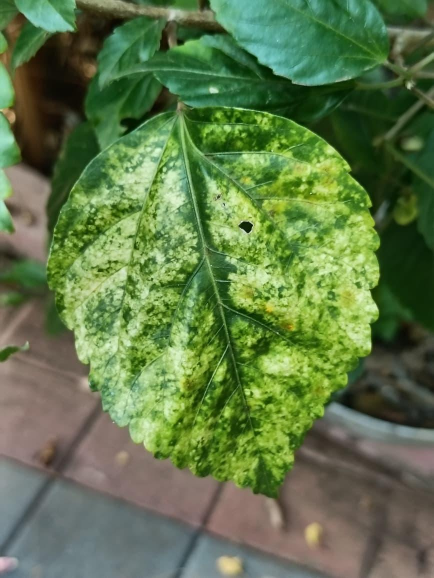
#> input picture data/reference/3.jpeg, 867 x 1156 px, found by its file name (shown at 1/2 size)
$ python hsv_sampler.py
#> lines starting #> are read from the running program, lines starting #| are printed output that depends on the picture; after the words box and inside, x2 and y2 are one past the last pixel; in counts of white or black regions, pixels touching at a corner belong together
### src/preprocessing.py
"""
src/preprocessing.py — Image preprocessing for the leaf health detection pipeline.

Takes a raw captured image and produces a cleaned, normalized version suitable
for downstream segmentation and feature extraction.

Operations:
  1. Resize to standard working resolution (longest edge = WORKING_RESOLUTION)
  2. Light denoising (preserve fine vein detail)
  3. Brightness/contrast normalization via CLAHE on the L channel in LAB space
"""

import cv2
import numpy as np
import sys
import os

# Add project root to path for config imports
sys.path.insert(0, os.path.abspath(os.path.join(os.path.dirname(__file__), '..')))
from config.thresholds import (
    WORKING_RESOLUTION,
    CLAHE_CLIP_LIMIT,
    CLAHE_TILE_GRID_SIZE,
    DENOISE_H,
    DENOISE_H_COLOR,
)


# [22 lines left out: function load_image, not called in this run]


def resize_to_working_resolution(image: np.ndarray,
                                  max_edge: int = WORKING_RESOLUTION) -> np.ndarray:
    """
    Resize image so its longest edge equals `max_edge`, preserving aspect ratio.

    This ensures consistent downstream measurements regardless of the camera's
    native resolution.

    Args:
        image: Input BGR image.
        max_edge: Target size for the longest edge in pixels.

    Returns:
        Resized BGR image.
    """
    h, w = image.shape[:2]
    if max(h, w) <= max_edge:
        return image.copy()

    scale = max_edge / max(h, w)
    new_w = int(w * scale)
    new_h = int(h * scale)
    return cv2.resize(image, (new_w, new_h), interpolation=cv2.INTER_AREA)


def denoise(image: np.ndarray,
            h: int = DENOISE_H,
            h_color: int = DENOISE_H_COLOR) -> np.ndarray:
    """
    Apply light denoising while preserving fine detail (e.g., leaf veins).

    Uses cv2.fastNlMeansDenoisingColored — a non-local means denoiser that
    works in LAB space internally and is good at preserving edges.

    Args:
        image: Input BGR image.
        h: Filter strength for luminance component.
        h_color: Filter strength for color components.

    Returns:
        Denoised BGR image.
    """
    return cv2.fastNlMeansDenoisingColored(image, None, h, h_color, 7, 21)


def normalize_brightness(image: np.ndarray,
                          clip_limit: float = CLAHE_CLIP_LIMIT,
                          tile_grid_size: tuple = CLAHE_TILE_GRID_SIZE) -> np.ndarray:
    """
    Normalize brightness and contrast using CLAHE on the L channel in LAB space.

    CLAHE (Contrast Limited Adaptive Histogram Equalization) improves local
    contrast while preventing over-amplification of noise, making it ideal for
    images with uneven illumination (common with DIY backlighting setups).

    Args:
        image: Input BGR image.
        clip_limit: CLAHE contrast clipping limit.
        tile_grid_size: Size of the grid for CLAHE processing.

    Returns:
        Brightness-normalized BGR image.
    """
    lab = cv2.cvtColor(image, cv2.COLOR_BGR2LAB)
    l_channel, a_channel, b_channel = cv2.split(lab)

    clahe = cv2.createCLAHE(clipLimit=clip_limit, tileGridSize=tile_grid_size)
    l_normalized = clahe.apply(l_channel)

    lab_normalized = cv2.merge([l_normalized, a_channel, b_channel])
    return cv2.cvtColor(lab_normalized, cv2.COLOR_LAB2BGR)


# [78 lines left out: functions preprocess, preprocess_from_path, get_image_stem, print_preprocessed_stages_summary, not called in this run]

### src/segmentation.py
"""
src/segmentation.py — Leaf segmentation from background.

Takes a preprocessed image and produces:
  1. A binary mask of the leaf region
  2. A masked leaf image (background pixels set to black)
  3. Leaf area in pixels

The segmentation uses HSV thresholding to isolate green-ish regions,
morphological cleanup, and largest-connected-component selection.
All tunable parameters come from config/thresholds.py.
"""

import cv2
import numpy as np
import sys
import os

sys.path.insert(0, os.path.abspath(os.path.join(os.path.dirname(__file__), '..')))
from config.thresholds import (
    LEAF_HSV_LOWER,
    LEAF_HSV_UPPER,
    MIN_LEAF_AREA_FRACTION,
    MORPH_KERNEL_SIZE,
)


def create_leaf_mask(image: np.ndarray,
                     hsv_lower: tuple = LEAF_HSV_LOWER,
                     hsv_upper: tuple = LEAF_HSV_UPPER,
                     morph_kernel_size: int = MORPH_KERNEL_SIZE) -> np.ndarray:
    """
    Create a binary mask isolating the leaf from the background.

    Steps:
      1. Convert to HSV color space
      2. Threshold on hue/saturation to capture green-ish leaf pixels
      3. Morphological opening (remove small noise) then closing (fill small gaps)
      4. Select the largest connected component as the leaf region

    Args:
        image: Preprocessed BGR image.
        hsv_lower: Lower HSV bound for leaf detection (H, S, V).
        hsv_upper: Upper HSV bound for leaf detection (H, S, V).
        morph_kernel_size: Kernel size for morphological operations.

    Returns:
        Binary mask (uint8, 0 or 255) where 255 = leaf pixel.
    """
    hsv = cv2.cvtColor(image, cv2.COLOR_BGR2HSV)

    # Initial threshold
    mask = cv2.inRange(hsv, np.array(hsv_lower), np.array(hsv_upper))

    # Morphological cleanup
    kernel = cv2.getStructuringElement(cv2.MORPH_ELLIPSE,
                                       (morph_kernel_size, morph_kernel_size))
    mask = cv2.morphologyEx(mask, cv2.MORPH_OPEN, kernel, iterations=2)
    mask = cv2.morphologyEx(mask, cv2.MORPH_CLOSE, kernel, iterations=2)

    # Select largest connected component
    mask = _keep_largest_component(mask)

    return mask


def _keep_largest_component(mask: np.ndarray) -> np.ndarray:
    """
    Keep only the largest connected component in a binary mask.

    This removes small noise blobs that survived morphological cleanup,
    ensuring the mask represents a single leaf region.

    Args:
        mask: Binary mask (uint8, 0 or 255).

    Returns:
        Cleaned binary mask with only the largest component.
    """
    num_labels, labels, stats, _ = cv2.connectedComponentsWithStats(mask, connectivity=8)

    if num_labels <= 1:
        # No foreground components found
        return mask

    # Label 0 is the background — find the largest non-background component
    # stats[:, cv2.CC_STAT_AREA] gives area of each component
    areas = stats[1:, cv2.CC_STAT_AREA]  # skip background (label 0)
    largest_label = 1 + np.argmax(areas)

    clean_mask = np.zeros_like(mask)
    clean_mask[labels == largest_label] = 255

    return clean_mask


def apply_mask(image: np.ndarray, mask: np.ndarray) -> np.ndarray:
    """
    Apply a binary mask to an image, setting non-leaf pixels to black.

    Args:
        image: BGR image.
        mask: Binary mask (uint8, 0 or 255).

    Returns:
        Masked BGR image (background pixels = [0, 0, 0]).
    """
    return cv2.bitwise_and(image, image, mask=mask)


def compute_leaf_area(mask: np.ndarray) -> int:
    """
    Count the number of leaf pixels in the mask.

    Args:
        mask: Binary mask (uint8, 0 or 255).

    Returns:
        Number of non-zero (leaf) pixels.
    """
    return int(cv2.countNonZero(mask))


def validate_segmentation(mask: np.ndarray, image_shape: tuple,
                           min_area_fraction: float = MIN_LEAF_AREA_FRACTION) -> dict:
    """
    Validate that the segmentation result is reasonable.

    Checks:
      - Leaf area is above the minimum fraction of the image
      - The mask has exactly one connected component

    Args:
        mask: Binary mask (uint8, 0 or 255).
        image_shape: Shape of the original image (H, W, C).
        min_area_fraction: Minimum acceptable leaf area as fraction of image area.

    Returns:
        Dict with keys:
          'valid': bool — overall pass/fail
          'leaf_area_pixels': int
          'leaf_area_fraction': float
          'num_components': int
          'issues': list of str — human-readable issue descriptions
    """
    total_pixels = image_shape[0] * image_shape[1]
    leaf_area = compute_leaf_area(mask)
    leaf_fraction = leaf_area / total_pixels if total_pixels > 0 else 0.0

    num_labels, _, _, _ = cv2.connectedComponentsWithStats(mask, connectivity=8)
    num_components = max(0, num_labels - 1)  # subtract background label

    issues = []

    if leaf_fraction < min_area_fraction:
        issues.append(
            f"Leaf area ({leaf_fraction:.1%}) is below minimum threshold "
            f"({min_area_fraction:.1%}). The leaf may be too small in the frame, "
            f"or segmentation may have failed."
        )

    if num_components == 0:
        issues.append("No leaf region detected. Check lighting and background contrast.")
    elif num_components > 1:
        issues.append(
            f"Multiple connected components ({num_components}) detected after cleanup. "
            f"Expected exactly 1. This may indicate fragmented segmentation."
        )

    return {
        'valid': len(issues) == 0,
        'leaf_area_pixels': leaf_area,
        'leaf_area_fraction': leaf_fraction,
        'num_components': num_components,
        'issues': issues,
    }


def segment_leaf(image: np.ndarray) -> dict:
    """
    Full segmentation pipeline: threshold → cleanup → validate.

    This is the main entry point for segmentation.

    Args:
        image: Preprocessed BGR image.

    Returns:
        Dict with keys:
          'mask': binary leaf mask (uint8)
          'masked_image': BGR image with background removed
          'leaf_area_pixels': int — count of leaf pixels
          'validation': dict — output of validate_segmentation()
    """
    mask = create_leaf_mask(image)
    masked_image = apply_mask(image, mask)
    leaf_area = compute_leaf_area(mask)
    validation = validate_segmentation(mask, image.shape)

    return {
        'mask': mask,
        'masked_image': masked_image,
        'leaf_area_pixels': leaf_area,
        'validation': validation,
    }

### scripts/hsv_sampler.py
import cv2
import numpy as np
import os
import sys

sys.path.insert(0, os.path.abspath(os.path.join(os.path.dirname(__file__), '..')))
from src.preprocessing import resize_to_working_resolution, denoise, normalize_brightness
from src.segmentation import segment_leaf
from config.thresholds import YELLOW_HSV_LOWER, YELLOW_HSV_UPPER

img_path = 'data/reference/3.jpeg'
img = cv2.imread(img_path)
#> img is the input picture: shape (1156, 867, 3); mean B, G, R 73.2, 119.7, 95.3
img_resized = resize_to_working_resolution(img)
img_preprocessed = normalize_brightness(denoise(img_resized))
#> in normalize_brightness, `l_normalized = clahe.apply(l_channel)`:
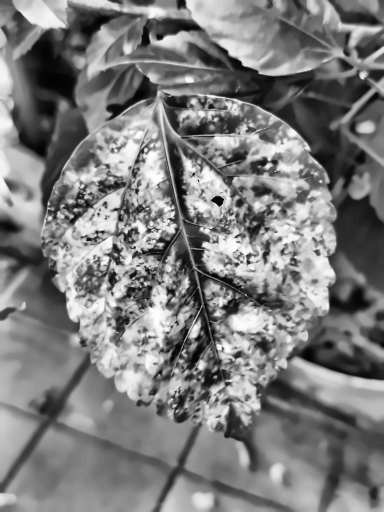
#> l_normalized: shape (1024, 768) (shown at 1/2 size); min 1, max 254, mean 124.6

seg = segment_leaf(img_preprocessed)
#> in create_leaf_mask, `mask = cv2.inRange(hsv, np.array(hsv_lower), np.array(hsv_upper))`:
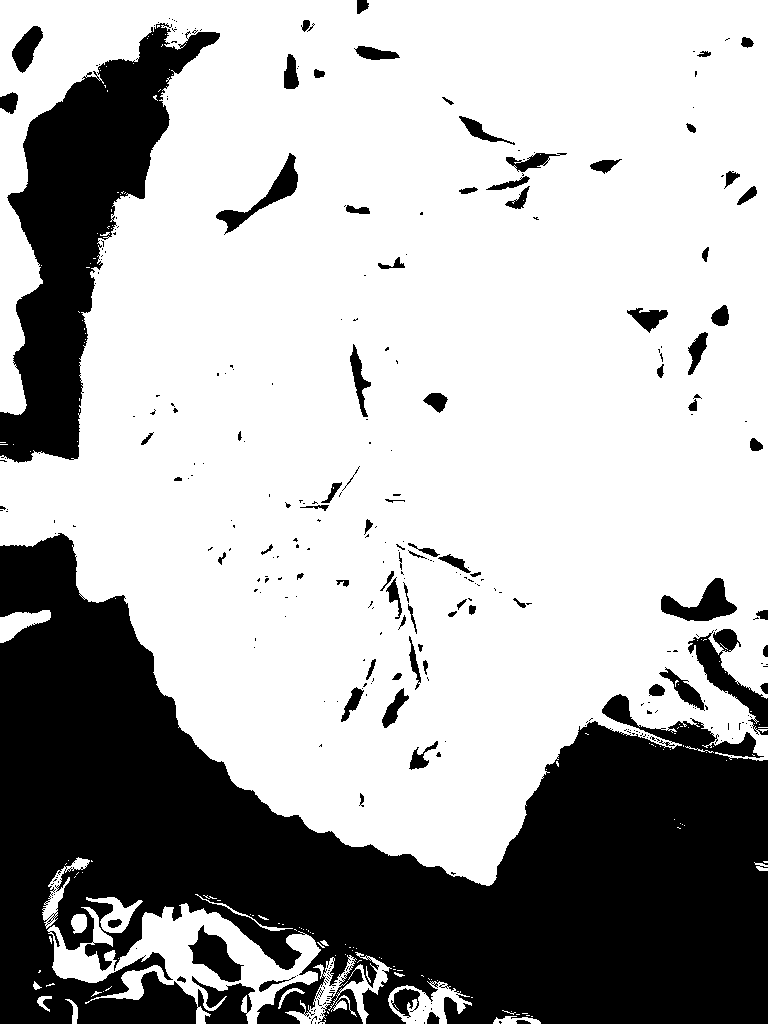
#> mask: shape (1024, 768); 68.6% white; 328 black regions (244 under 20 px), largest, box (x1, y1, x2, y2) and area: (0, 533, 768, 1024) 191513, (0, 23, 220, 463) 35612, (688, 629, 768, 735) 2477
#> in _keep_largest_component, `num_labels, labels, stats, _ = cv2.connectedComponentsWithStats(mask, ..`:
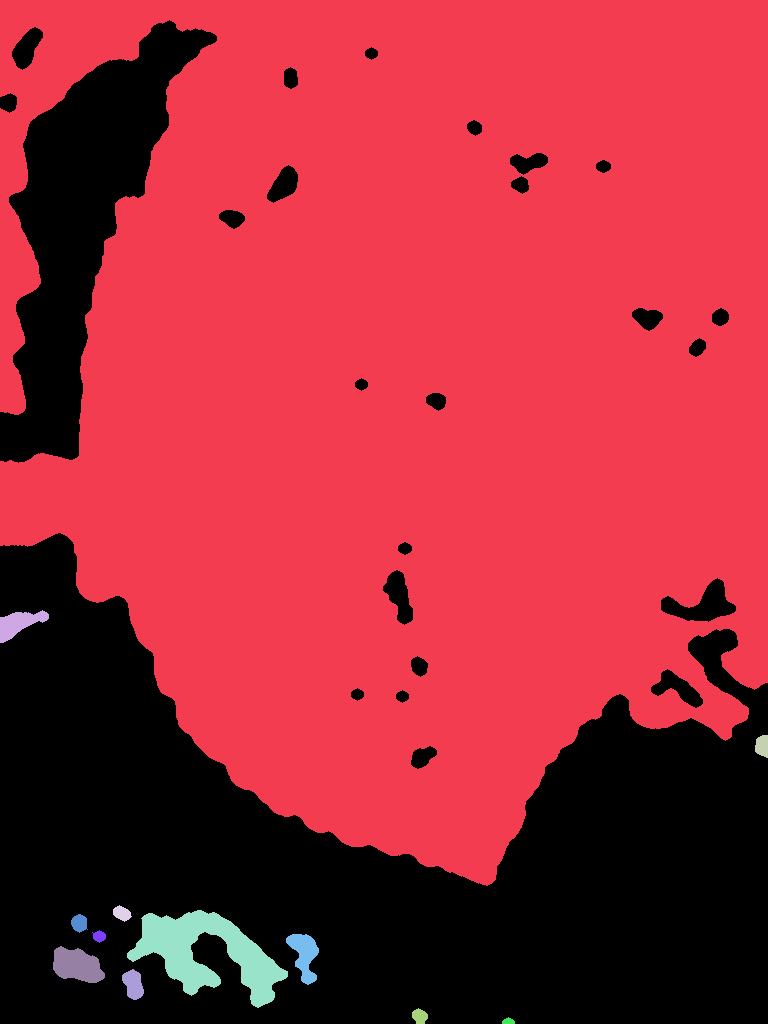
#> labels: shape (1024, 768) int32; 13 distinct labels, from 0 to 12; one colour per label, 0 black
#> in _keep_largest_component, `num_labels, labels, stats, _ = cv2.connectedComponentsWithStats(mask, ..`: num_labels = 13; stats = 13 rows, first 6: [0, 20, 768, 1004, 252977], [0, 0, 768, 886, 522046], [0, 610, 49, 33, 823], [755, 735, 13, 23, 243], [113, 905, 19, 17, 205], [127, 910, 161, 98, 6803]
#> in _keep_largest_component, `areas = stats[1:, cv2.CC_STAT_AREA]`: areas = [522046, 823, 243, 205, 6803, 230, 119, 917, 1351, 467, 186, 65]
#> in _keep_largest_component, `largest_label = 1 + np.argmax(areas)`: largest_label = 1
#> in apply_mask, `return cv2.bitwise_and(image, image, mask=mask)`:
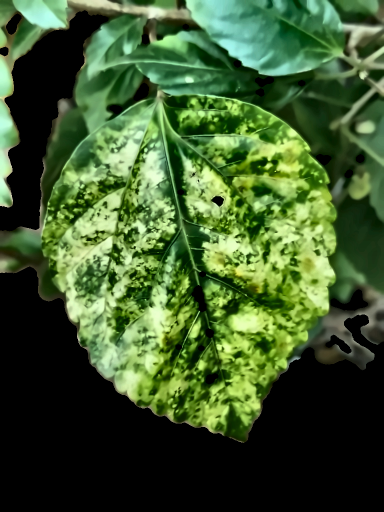
#> returned value: shape (1024, 768, 3) (shown at 1/2 size); mean of channels 0, 1, 2 45.5, 88.6, 62.1; drawn as B, G, R
#> in segment_leaf, `leaf_area = compute_leaf_area(mask)`: leaf_area = 522046
#> in validate_segmentation, `leaf_fraction = leaf_area / total_pixels if total_pixels > 0 else 0.0`: leaf_fraction = 0.664
#> in validate_segmentation, `num_labels, _, _, _ = cv2.connectedComponentsWithStats(mask, connectiv..`: num_labels = 2
#> in validate_segmentation, `num_components = max(0, num_labels - 1)`: num_components = 1
#> in segment_leaf, `validation = validate_segmentation(mask, image.shape)`: validation = {'valid': True, 'leaf_area_pixels': 522046, 'leaf_area_fraction': 0.664, 'num_components': 1, 'issues': []}
#> seg = 4 items
mask = seg['mask']

hsv = cv2.cvtColor(img_preprocessed, cv2.COLOR_BGR2HSV)

# Extract pixels within leaf
h = hsv[:,:,0][mask > 0]
s = hsv[:,:,1][mask > 0]
v = hsv[:,:,2][mask > 0]

print(f"Current YELLOW bounds: {YELLOW_HSV_LOWER} to {YELLOW_HSV_UPPER}")
print(f"Hue: min={h.min()}, max={h.max()}, mean={h.mean():.1f}, median={np.median(h)}")
#| Hue: min=18, max=87, mean=50.1, median=48.0
print(f"Sat: min={s.min()}, max={s.max()}, mean={s.mean():.1f}, median={np.median(s)}")
#| Sat: min=21, max=255, mean=150.6, median=141.0
print(f"Val: min={v.min()}, max={v.max()}, mean={v.mean():.1f}, median={np.median(v)}")
#| Val: min=8, max=255, mean=133.5, median=129.0

# The user says the leaf is 40-50% pale yellow-green.
# Let's find the 50th percentile of hue (which is median)
# and let's see the HSV of the 20% "yellowest/palest" pixels.
# Pale/yellow-green usually means lower Hue (closer to 20-40 instead of 60) and lower Saturation.

# Let's sort by Hue ascending (yellow is lower hue than green in OpenCV, green is ~60, yellow is ~30)
sorted_h_indices = np.argsort(h)
pale_h = h[sorted_h_indices[:len(h)//2]]
pale_s = s[sorted_h_indices[:len(s)//2]]
pale_v = v[sorted_h_indices[:len(v)//2]]

print(f"\nStats for the 'yellower' 50% of the leaf (lowest Hue):")
print(f"Hue: min={pale_h.min()}, max={pale_h.max()}, mean={pale_h.mean():.1f}")
#| Hue: min=18, max=48, mean=41.9
print(f"Sat: min={pale_s.min()}, max={pale_s.max()}, mean={pale_s.mean():.1f}")
#| Sat: min=22, max=255, mean=145.8
print(f"Val: min={pale_v.min()}, max={pale_v.max()}, mean={pale_v.mean():.1f}")
#| Val: min=13, max=255, mean=156.0

# Calculate how much falls in current threshold
current_mask = cv2.inRange(hsv, np.array(YELLOW_HSV_LOWER), np.array(YELLOW_HSV_UPPER))
#> current_mask: shape (1024, 768); 32.5% white; 889 white regions (822 under 20 px), largest, box (x1, y1, x2, y2) and area: (0, 0, 768, 953) 229368, (689, 0, 768, 194) 6468, (692, 331, 740, 400) 2005
current_ratio = cv2.countNonZero(cv2.bitwise_and(current_mask, mask)) / cv2.countNonZero(mask)
#> current_ratio = 0.391
print(f"\nCurrent ratio: {current_ratio:.2%}")
#| Current ratio: 39.11%

# Let's test a wider threshold
test_lower = (20, 20, 50)
test_upper = (45, 255, 255)
test_mask = cv2.inRange(hsv, np.array(test_lower), np.array(test_upper))
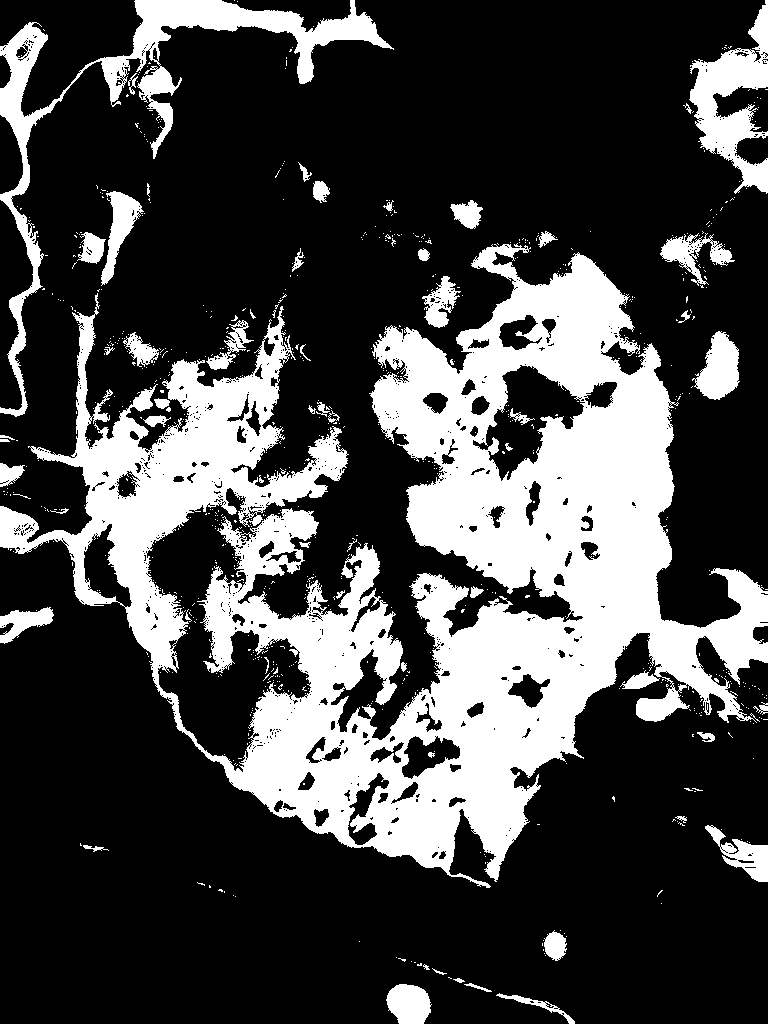
#> test_mask: shape (1024, 768); 27.8% white; 770 white regions (711 under 20 px), largest, box (x1, y1, x2, y2) and area: (0, 243, 768, 888) 179153, (0, 0, 394, 417) 15188, (689, 0, 768, 194) 6468
test_ratio = cv2.countNonZero(cv2.bitwise_and(test_mask, mask)) / cv2.countNonZero(mask)
#> test_ratio = 0.391
print(f"Ratio with (20, 20, 50) to (45, 255, 255): {test_ratio:.2%}")
#| Ratio with (20, 20, 50) to (45, 255, 255): 39.11%

test_lower2 = (15, 20, 50)
test_upper2 = (50, 255, 255)
test_mask2 = cv2.inRange(hsv, np.array(test_lower2), np.array(test_upper2))
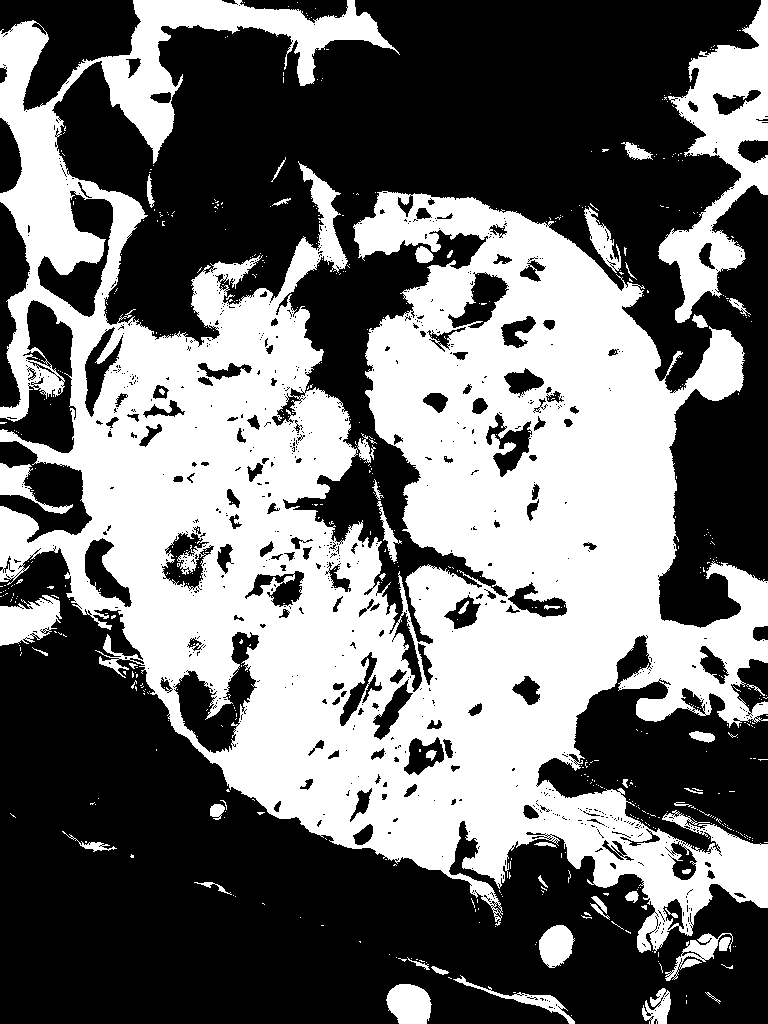
#> test_mask2: shape (1024, 768); 43.5% white; 596 white regions (548 under 20 px), largest, box (x1, y1, x2, y2) and area: (0, 0, 768, 953) 314072, (658, 0, 768, 323) 13640, (0, 595, 62, 646) 2064
test_ratio2 = cv2.countNonZero(cv2.bitwise_and(test_mask2, mask)) / cv2.countNonZero(mask)
#> test_ratio2 = 0.554
print(f"Ratio with (15, 20, 50) to (50, 255, 255): {test_ratio2:.2%}")
#| Ratio with (15, 20, 50) to (50, 255, 255): 55.40%
